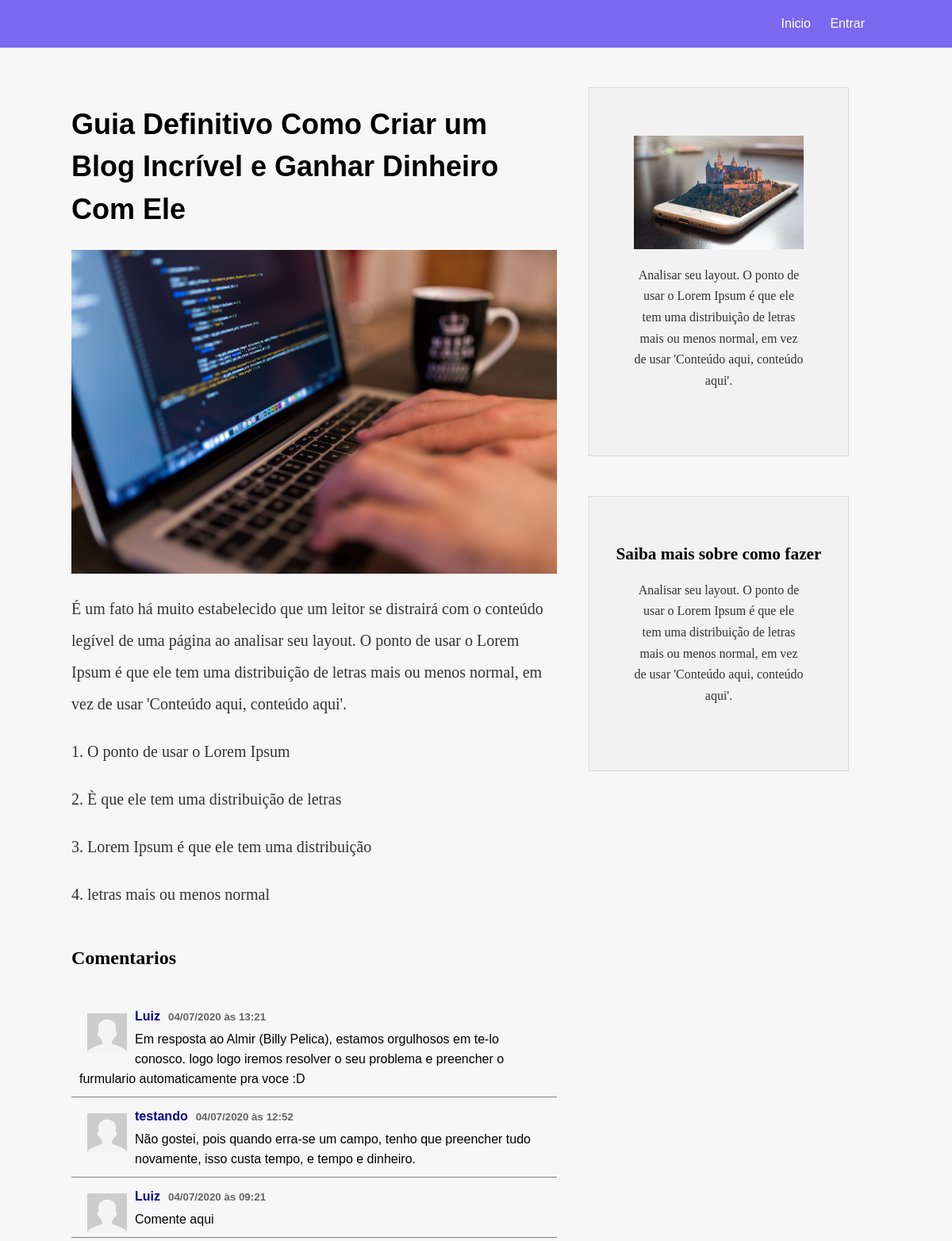
The app's page /discussao.php with its own data.
### tables this page shows
CREATE TABLE `comentarios` (
  `id` int(11) NOT NULL,
  `comentarios` varchar(400) DEFAULT NULL,
  `dia` date DEFAULT NULL,
  `horario` varchar(5) DEFAULT NULL,
  `fk_id_usuario` int(11) DEFAULT NULL
);

### Classes/Comentario.php (called while the page is built, shortened)
<?php
Class Comentario{
    private $pdo;
    public function __construct($dnmae, $host, $usuario, $senha)
    {
        try {
            $this->pdo = new PDO("mysql:dbname=".$dnmae.";host=".$host, $usuario, $senha);
        } catch (PDOException $e) {
            echo "Erro no banco de dados: ".$e->getMessage();
        }
        catch(Exception $e){
            echo "Erro: ".$e->getMessage();
        }
    }
    public function buscarComentarios()
    {
        $cmd = $this->pdo->prepare("SELECT *, (SELECT nome FROM usuarios WHERE id = fk_id_usuario) AS nome_pessoa FROM comentarios ORDER BY dia,horario DESC");
        $cmd->execute();
        $dados = $cmd->fetchAll(PDO::FETCH_ASSOC);
        return $dados;
    }
}

### discussao.php (the view, shortened to what this page needs)
<?php
	require_once 'Classes/Comentario.php';
    	$cmt = new Comentario("projeto_comentarios", "localhost", "root", "senha");
    	$coments = $cmt->buscarComentarios();
?>
<!DOCTYPE html>
<html lang="pt-br">
<head>
    <link rel="stylesheet" href="css/discussao.css">
</head>
<body>
    <nav>
        <ul>
            <li><a href="index.php">Inicio</a></li>
                            <?php
			if(isset($_SESSION['id_usuario']) || isset($_SESSION['id_master']))
			{
		            ?>
				<li><a href="sair.php">Sair</a></li>
			    <?php
			}else
			{
			    ?>
                               	<li><a href="entrar.php">Entrar</a></li>
                            <?php
			}
		?>
        </ul>
    </nav>
    <div id="largura-pagina">
        <section id="conteudo1">
            <h1>Guia Definitivo Como Criar um Blog Incrível e Ganhar Dinheiro Com Ele</h1>
            <img src="imagens/computador.jpg" alt="">
            <p class="texto">É um fato há muito estabelecido que um leitor se distrairá com o conteúdo legível de uma página ao analisar seu layout. O ponto de usar o Lorem Ipsum é que ele tem uma distribuição de letras mais ou menos normal, em vez de usar 'Conteúdo aqui, conteúdo aqui'.</p>
            <p class="texto">1. O ponto de usar o Lorem Ipsum</p>
            <p class="texto">2. È que ele tem uma distribuição de letras</p>
            <p class="texto">3. Lorem Ipsum é que ele tem uma distribuição</p>
            <p class="texto">4. letras mais ou menos normal</p>
		<?php
		if(isset($_SESSION['id_usuario']) || isset($_SESSION['id_master']))
		{
		?>
		<h2>Deixe seu comentario</h2>
		<form method="POST">
            	    <img src="imagens/perfil.png" alt="perfil">
      		    <textarea name="texto" id="" cols="30" rows="10" placeholder="Participe da discussão" maxlength="400"></textarea>
        	    <input type="submit" value="Publicar comentario">
	        </form>
		<?php
		}else
		{
		?>
		<h2>Comentarios</h2>
		<?php
		}
		?>
	<?php
	if(count($coments) > 0)
	{
		foreach($coments as $v)
		{
		?>
			<div class="area-comentario">
            		<img src="imagens/perfil.png" alt="">
            		<h3><?php echo $v['nome_pessoa'];?></h3>
        	    	<h4>
			<?php
				$data = new DateTime($v['dia']);
				echo $data->format('d/m/Y');
				echo " às ";
				echo $v['horario'];
			?>
			</h4>
	            	<p><?php echo $v['comentarios']; ?></p>
        		</div>
		<?php
		}
	}
	else
	{
		echo "Ainda nao ha comentarios por aqui";
	}
	?>
        </section>
        <section id="conteudo2">
            <div>
                <img src="imagens/img-lateral.jpg" alt="">
                <p>Analisar seu layout. O ponto de usar o Lorem Ipsum é que ele tem uma distribuição de letras mais ou menos normal, em vez de usar 'Conteúdo aqui, conteúdo aqui'.</p>
            </div>
        </section>
        <section id="conteudo3">
            <div>
                <h5>Saiba mais sobre como fazer</h5>
                <p>Analisar seu layout. O ponto de usar o Lorem Ipsum é que ele tem uma distribuição de letras mais ou menos normal, em vez de usar 'Conteúdo aqui, conteúdo aqui'.</p>
            </div>
        </section>
    </div>
</body>
</html>

### discussao.css (style rules this page uses)
* { padding: 0; margin: 0; }
body { font-family: Arial, Helvetica, sans-serif; background-color: rgba(0, 0, 0, .03); }
nav { background-color: rgba(123, 104, 238); height: 60px; }
ul { list-style: none; float: right; margin-right: 100px; }
li { display: inline-block; line-height: 60px; padding: 0px 10px; }
li a { text-decoration: none; color: white; }
div#largura-pagina { width: 85%; margin: auto; }
h1 { padding: 70px 0px 25px 0px; font-size: 27pt; line-height: 40pt; }
section#conteudo1 { width: 60%; box-sizing: border-box; float: left; }
img { width: 100%; }
p.texto { font-size: 15pt; color: rgba(0, 0, 0, .8); line-height: 40px; margin: 20px 0px; font-family: 'Microsoft YaHei Light'; }
h2 { font-family: 'Microsoft YaHei Light'; line-height: 80px; margin-bottom: 10px; }
.area-comentario { box-sizing: border-box; border-bottom: 1px solid gray; clear: both; padding: 10px; }
.area-comentario img { width: 50px; float: left; padding: 10px; }
.area-comentario h3 { float: left; color: rgb(0, 0, 139); font-size: 12pt; padding: 5px 10px 5px 0px; }
.area-comentario h4 { font-size: 10pt; color: rgba(0, 0, 0, .6); line-height: 30px; }
.area-comentario p { line-height: 25px; }
section#conteudo2, section#conteudo3 { width: 40%; box-sizing: border-box; float: left; }
section#conteudo2 div, section#conteudo3 div { width: 70%; background-color: rgba(0, 0, 0, .02); border: 1px solid rgba(0, 0, 0, .1); padding: 60px 20px; margin: 50px auto 0px auto; }
section#conteudo2 img { width: 75%; margin: auto; display: block; }
section#conteudo2 p, section#conteudo3 p { width: 75%; font-family: 'Microsoft YaHei Light'; color: rgba(0, 0, 0, .8); text-align: center; line-height: 20pt; margin: 20px auto; }
section#conteudo3 h5 { font-family: 'Microsoft YaHei Light'; font-size: 16pt; text-align: center; }

### records on screen
comentarios: nome_pessoa "Luiz", dia "04/07/2020", horario "13:21", comentarios "Em resposta ao Almir (Billy Pelica), estamos orgulhosos em te-lo conosco. logo logo iremos resolver o seu problema e preencher o furmulario automaticamente pra voce :D"
comentarios: nome_pessoa "testando", dia "04/07/2020", horario "12:52", comentarios "Não gostei, pois quando erra-se um campo, tenho que preencher tudo novamente, isso custa tempo, e tempo e dinheiro."
comentarios: nome_pessoa "Luiz", dia "04/07/2020", horario "09:21", comentarios "Comente aqui"
